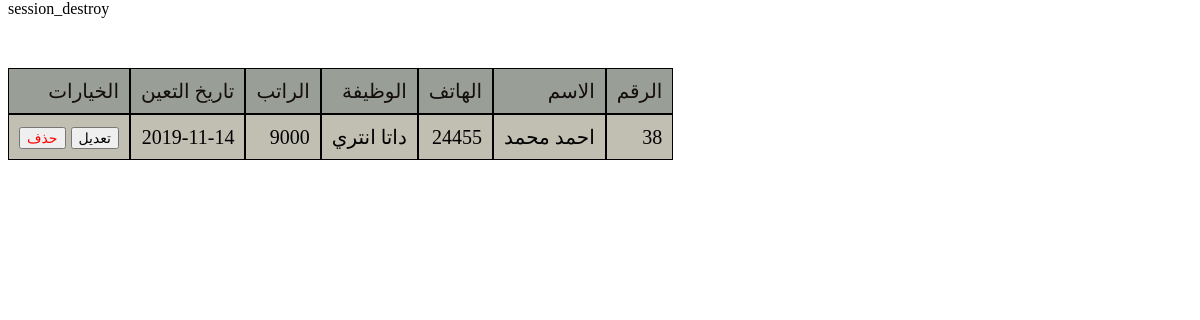
Screenshot of /employees_insert.php with the database file from the repository.
### tables this page shows
CREATE TABLE `emp` (
  `eid` int(10) NOT NULL,
  `ename` varchar(50) DEFAULT NULL,
  `ephone` varchar(15) DEFAULT NULL,
  `ejob` varchar(50) DEFAULT NULL,
  `esal` int(20) DEFAULT NULL,
  `ehdate` date DEFAULT NULL
);

### employees_insert.php (the view, shortened to what this page needs)
<!doctype html>
<html>
<head>
<link rel="stylesheet" type="text/css" href="css/insert_store.css">
</head>
<body>
<?php
$q=mysql_query(" select * from emp order by eid desc");
if (mysql_num_rows($q)==0) {
 echo"<p class='add'><script> document.write(' لا توجد بيانات') </script></p>";
}
else
{  ?>
<table class="table"  cellpadding="10" cellspacing="0">
  <tr class="title2">
        <td>الرقم</td>
           <td>الاسم</td>
           <td>الهاتف </td>
              <td>الوظيفة</td>
                 <td>الراتب</td>
                   <td>تاريخ التعين</td>
                         <td >الخيارات</td>
  </tr>
    <?php
while($row=mysql_fetch_array($q))
{
    echo "
<tr>
<td>".$row['eid']."</td>
<td>".$row['ename']."</td>
<td>".$row['ephone']."</td>
<td>".$row['ejob']."</td>
<td>".$row['esal']."</td>
<td>".$row['ehdate']."</td>
<td >
<a href='employees_update.php?do=edit&id=".$row['eid']."'><input class='ed' type='button' value='تعديل'></a>
 " ; ?>
<input class="del" type="button" onclick="del_data(<?php echo $row['eid']; ?>)" alt="حذف الفاتورة" name="delete" value="حذف">
</td>
</tr>
	<?php
}   echo"</table>";
}
    ?>
</body>
</html>

### css/insert_store.css (style rules this page uses)
* { margin-top: 0; }
.table { font-size: 20px; width: auto; text-align: right; direction: rtl; margin-top: 50px; background: rgba(150, 146, 125, 0.59); font-style: Calibri ; }
.table a { color: red; }
.del { color: red; font-size: 14px; }
.ed { font-size: 14px; }
table a { color: red; }
td { border: black 1px; border-style: ridge; }
tr { height: auto; border-style: ridge; }
.table tr:nth-child(odd) { background-color: rgba(127, 137, 132, 0.59); color: #150e0e; }
a { text-decoration: none; }

### rows the page displays
emp: eid "38", ename "احمد محمد", ephone "24455", ejob "داتا انتري", esal "9000", ehdate "2019-11-14"
